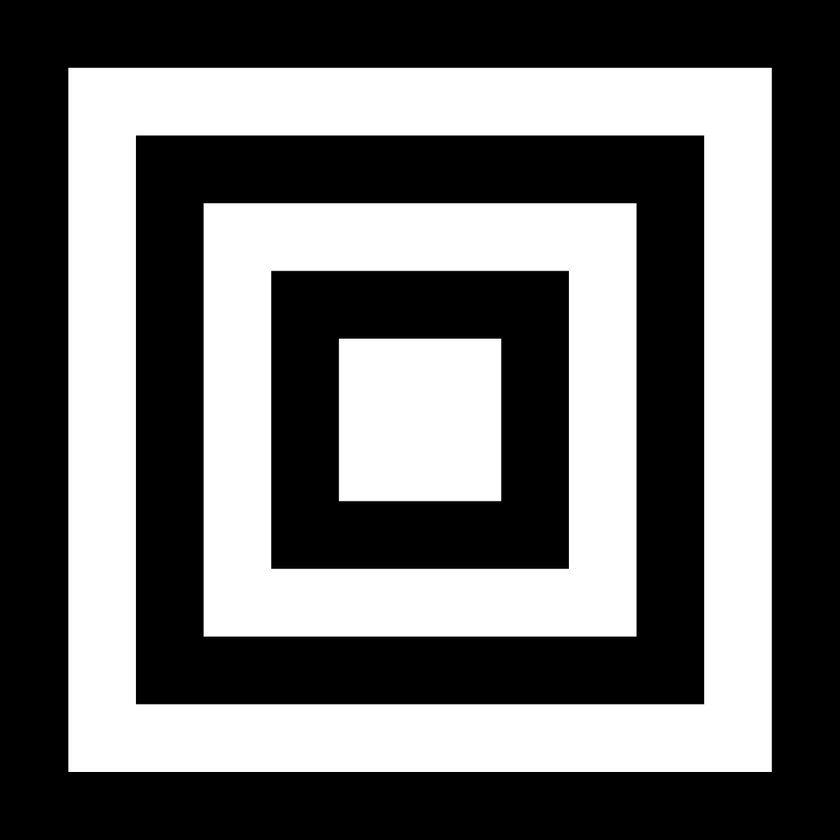
#> input picture target_platform.png, 840 x 840 px, shrunk from 1100 x 1099 before the run, given in place of the camera
$ python PatternRecognition.py
#> lines starting #> are read from the running program, lines starting #| are printed output that depends on the picture; after the words box and inside, x2 and y2 are one past the last pixel; in counts of white or black regions, pixels touching at a corner belong together
import cv2
import copy
import numpy as np

# Uncomment this line to use the internal camera
from scipy.integrate._ivp.common import num_jac

cam = cv2.VideoCapture(0)


def recogniseTarget():
    pass

while True:
    # If local camera uncomment this
    ret, frame = cam.read()
#> frame is the input picture: shape (840, 840, 3); min 0, max 255, mean 107.5
    # frame = cam.read()

    template = cv2.imread('template.png', cv2.IMREAD_GRAYSCALE)
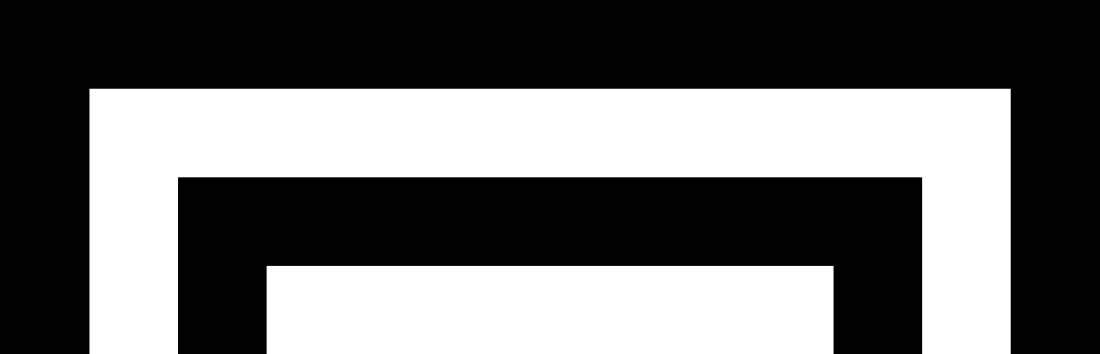
#> input picture template.png, 1100 x 354 px
#> template is the input picture: shape (354, 1100); min 0, max 255, mean 106.6

    cv2.imshow('Frame', frame)

    # Change the picture to grayscale
    gray = cv2.cvtColor(frame, cv2.COLOR_BGR2GRAY)

    cv2.imshow('Gray', gray)

    width, height = gray.shape
#> width = 840; height = 840
    normalized = np.zeros((width, height))

    normalized = cv2.normalize(gray, normalized, 50, 255, cv2.NORM_MINMAX)
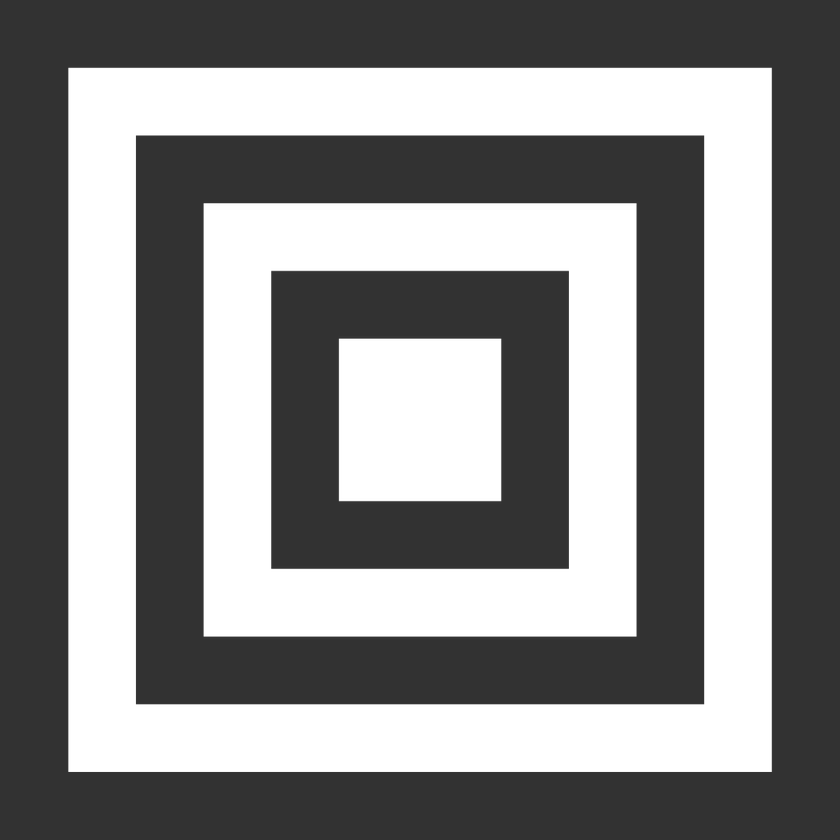
#> normalized: shape (840, 840); min 50, max 255, mean 136.4

    cv2.imshow('Normalized', normalized)

    # Calculate the binary threshold -> Everything lower than threshold turns black, everything over turns white
    ret_thresh, threshold = cv2.threshold(normalized, 100, 255, cv2.THRESH_BINARY)
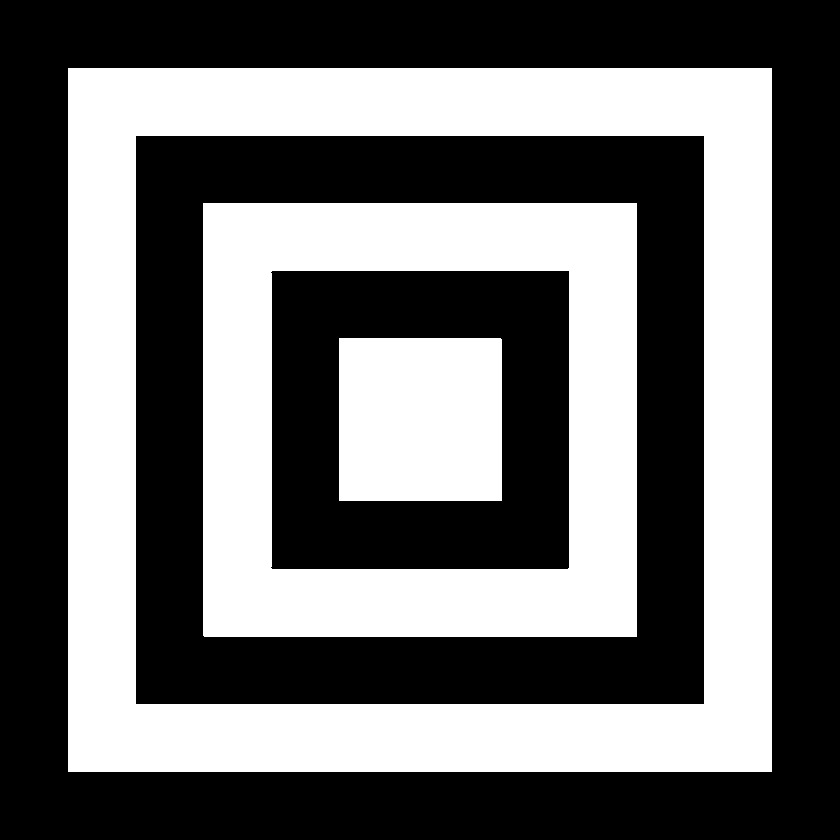
#> threshold: shape (840, 840); 42.4% white; 3 white regions, box (x1, y1, x2, y2) and area: (68, 68, 772, 772) 172992, (203, 203, 637, 637) 99848, (339, 338, 502, 501) 26568

    # Show the calculated threshold
    cv2.imshow('Threshold', threshold)

    MAX_MATCHES = 500
    MATCH_PERCENT = 0.01

    orb = cv2.ORB_create(MAX_MATCHES)

    template_keypoints, template_descriptors = orb.detectAndCompute(template, None)
#> template_keypoints = 40 keypoints; strongest (x, y, size): (179, 178, 31), (921, 178, 31), (1009, 89, 31), (832, 266, 31)
    image_keypoints, image_descriptors = orb.detectAndCompute(threshold, None)
#> image_keypoints = 127 keypoints; strongest (x, y, size): (204, 204, 37.2), (635, 204, 37.2), (635, 635, 37.2), (204, 635, 37.2)

    image_matcher = cv2.DescriptorMatcher_create(cv2.DescriptorMatcher_BRUTEFORCE_HAMMING)

    feature_matches = image_matcher.match(template_descriptors, image_descriptors, None)
#> feature_matches = 40 matches

#> (the run stopped early here; a loop or call above may not have finished)
